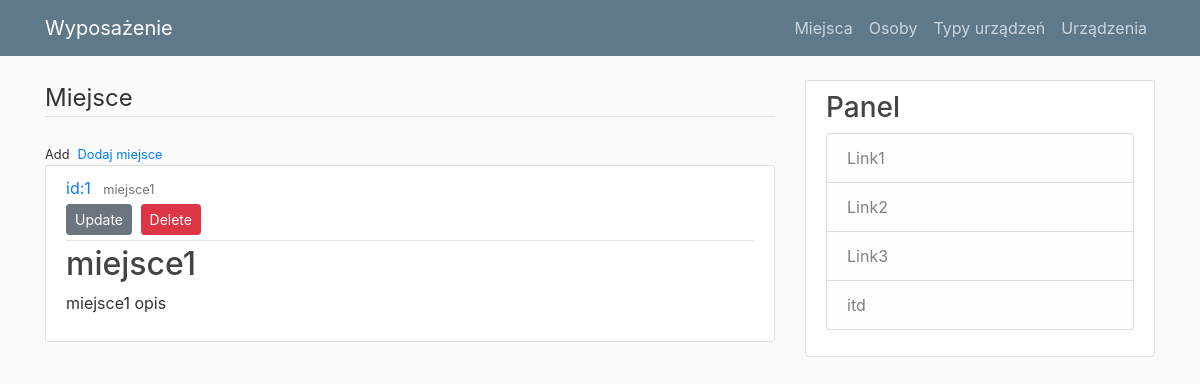
The app's page /pokazmiejsce/1, older data.
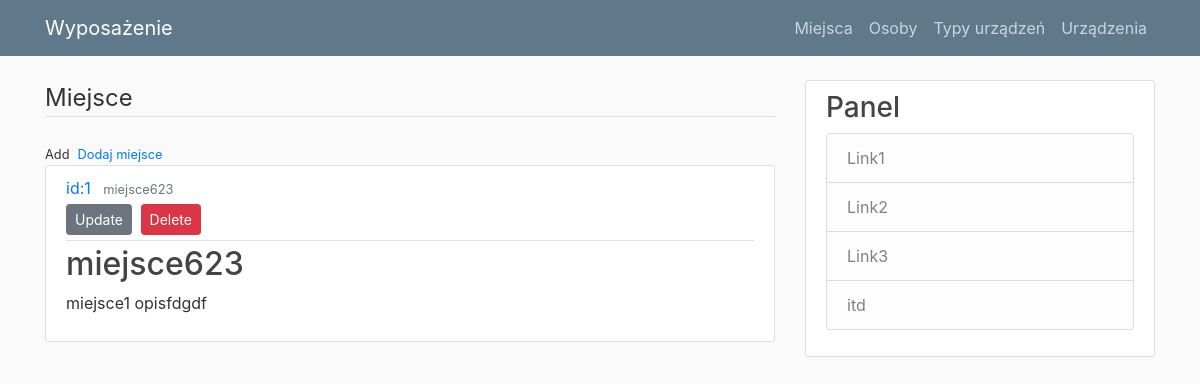
The same page, newer data.
### wyposazenie/models.py (models this page shows)
class Miejsca(db.Model):
    __tablename__ = "miejsca"
    id_miejsce = db.Column(db.Integer, primary_key = True)
    nazwa = db.Column(db.String(30), nullable = False, unique = True)
    opis = db.Column(db.String(150))

### wyposazenie/routes.py (the view)
@app.route("/pokazmiejsce/<int:id_miejsce>", methods=['GET', 'POST'])
def pokazmiejsce(id_miejsce):
    miejsce_query = Miejsca.query.get_or_404(id_miejsce)
    return render_template("pokaz_miejsce.html", miejsce = miejsce_query )

### wyposazenie/templates/pokaz_miejsce.html (shortened to what this page needs)
{% extends "layout.html" %}
{% block content %}
<legend class="border-bottom mb-4">Miejsce</legend>
<div>
    <small class="text muted">
        Add<a class="ml-2" href="{{ url_for('dodajmiejsce') }}">Dodaj miejsce</a>
    </small>
</div>
<article class="media content-section">
    <div class="media-body">
        <div class="article-metadata">
            <a class="mr-2" href="#">id:{{ miejsce.id_miejsce }}</a>
            <small class="text-muted">{{ miejsce.nazwa }}</small>
            <div>
                <a class="btn btn-secondary btn-sm mt-1 mb-1"
                   href="{{ url_for('update_miejsce', id_miejsce=miejsce.id_miejsce) }}">Update</a>
                <button type="button" class="btn btn-danger btn-sm m-1" data-toggle="modal" data-target="#deleteModal">
                    Delete
                </button>
            </div>
        </div>
        <h2 class="article-title">{{ miejsce.nazwa }}</h2>
        <p class="article-content">{{ miejsce.opis }}</p>
    </div>
</article>
{%  endblock content %}

Row changes from the older to the newer data that the page shows:
changed Miejsca id 1: nazwa "miejsce1" → "miejsce623"; opis "miejsce1 opis" → "miejsce1 opisfdgdf"
